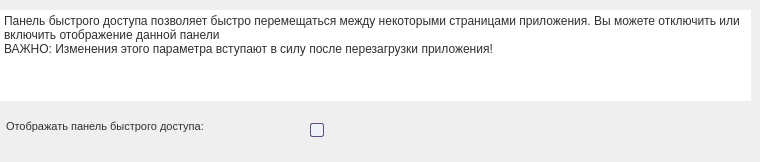
     <widget class="QWidget" name="qiuck_panel_page">
      <widget class="QPlainTextEdit" name="plainTextEdit_5">
       <property name="geometry">
        <rect>
         <x>0</x>
         <y>10</y>
         <width>751</width>
         <height>91</height>
        </rect>
       </property>
       <property name="styleSheet">
        <string notr="true">QPlainTextEdit {
	border: none;
	color: rgb(48, 47, 47);
}</string>
       </property>
       <property name="readOnly">
        <bool>true</bool>
       </property>
       <property name="plainText">
        <string>Панель быстрого доступа позволяет быстро перемещаться между некоторыми страницами приложения. Вы можете отключить или включить отображение данной панели
ВАЖНО: Изменения этого параметра вступают в силу после перезагрузки приложения!</string>
       </property>
      </widget>
      <widget class="QLabel" name="label_5">
       <property name="geometry">
        <rect>
         <x>6</x>
         <y>120</y>
         <width>301</width>
         <height>31</height>
        </rect>
       </property>
       <property name="font">
        <font>
         <pointsize>8</pointsize>
        </font>
       </property>
       <property name="styleSheet">
        <string notr="true">QLabel {
	color: rgb(48, 47, 47);
}</string>
       </property>
       <property name="text">
        <string>Отображать панель быстрого доступа:</string>
       </property>
       <property name="alignment">
        <set>Qt::AlignLeading|Qt::AlignLeft|Qt::AlignTop</set>
       </property>
       <property name="wordWrap">
        <bool>true</bool>
       </property>
      </widget>
      <widget class="QCheckBox" name="quick_panel_chk">
       <property name="geometry">
        <rect>
         <x>310</x>
         <y>108</y>
         <width>101</width>
         <height>45</height>
        </rect>
       </property>
       <property name="minimumSize">
        <size>
         <width>0</width>
         <height>45</height>
        </size>
       </property>
       <property name="styleSheet">
        <string notr="true">QCheckBox {
	color: rgb(48, 47, 47);
}

QCheckBox::indicator:unchecked {
	border: 1px solid rgb(98, 79, 130);
	border-radius: 2px;
	background-color: rgb(240, 243, 249);
}

QCheckBox::indicator:checked {
	border: 1px solid rgb(159, 115, 171);
	border-radius: 2px;
	background-color: rgb(159, 115, 171);
}</string>
       </property>
       <property name="text">
        <string/>
       </property>
      </widget>
     </widget>
